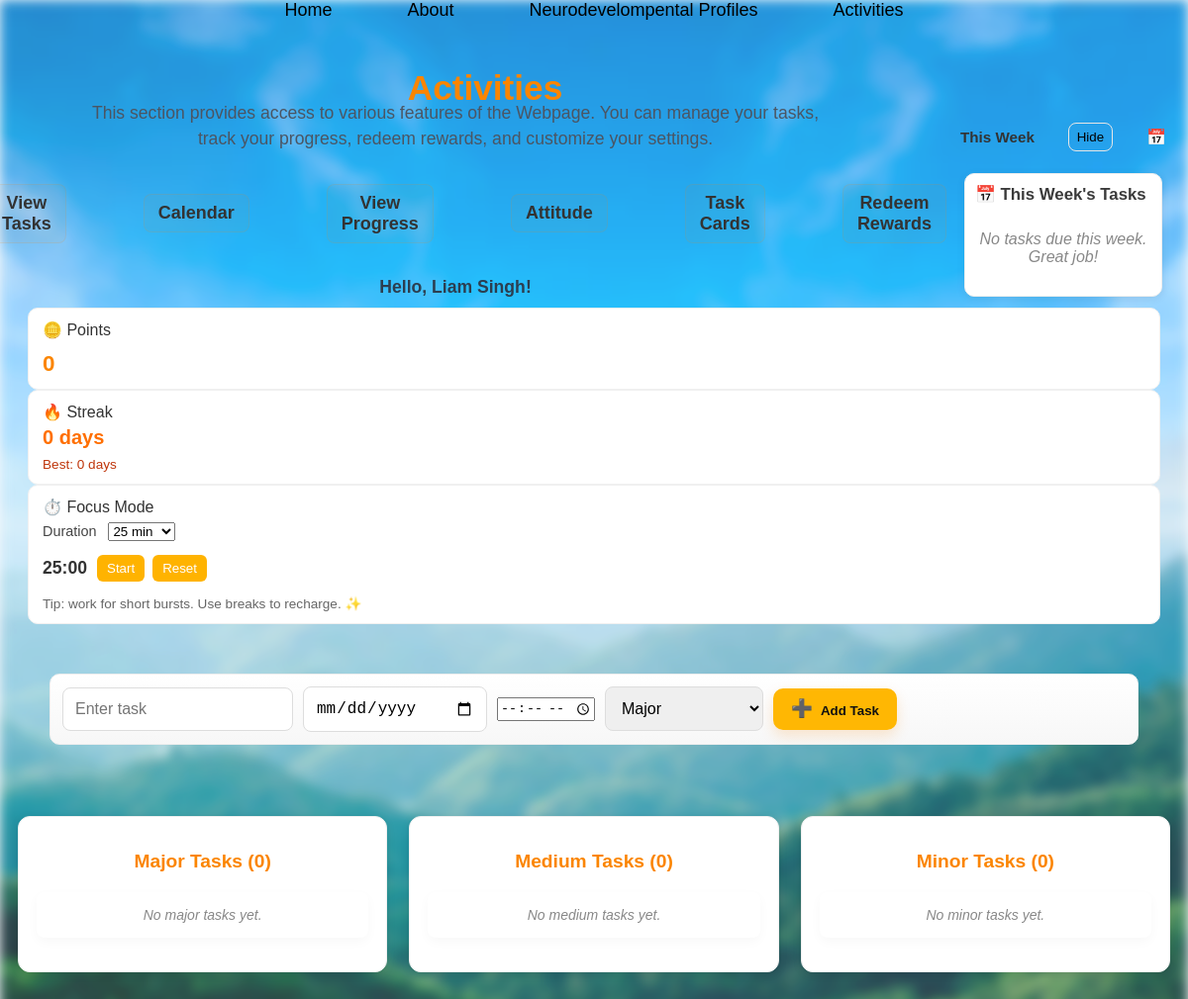
The page /activities (signed in) on the database as committed earlier.
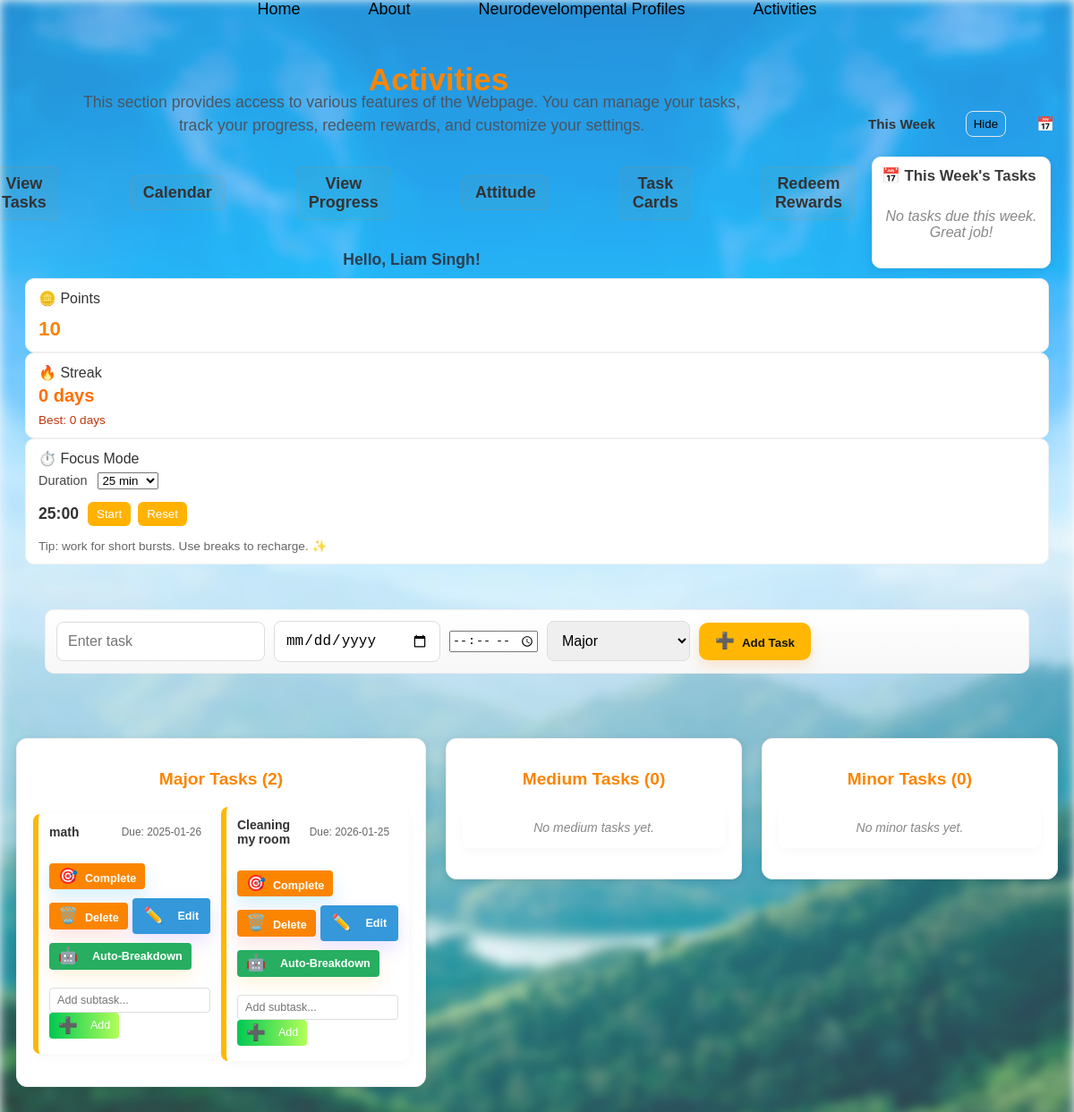
The same page on the database as committed later.
### tables this page shows
CREATE TABLE users (
            id INTEGER PRIMARY KEY AUTOINCREMENT,
            username TEXT UNIQUE,
            password TEXT
        , points INTEGER DEFAULT 0);

CREATE TABLE tasks (
            id INTEGER PRIMARY KEY AUTOINCREMENT,
            name TEXT NOT NULL,
            date TEXT,
            importance TEXT NOT NULL,
            user TEXT
        , completed INTEGER DEFAULT 0, completed_at TEXT);

### app.py (the view)
@app.route("/activities")
def activities():
    tasks = get_tasks_grouped()
    calendar_tasks = get_calendar_tasks()
    username = session.get('user') if session else None
    is_parent = False
    if username:
        conn = get_db_conn()
        c = conn.cursor()
        try:
            c.execute("SELECT role FROM users WHERE username = ?", (username,))
            row = c.fetchone()
            if row and ('role' in row.keys() and row['role'] == 'parent'):
                is_parent = True
        finally:
            conn.close()
    upcoming_tasks = get_upcoming_tasks(username, days=7) if username else []
    upcoming_all_14 = get_upcoming_tasks(username, days=14) if username else []
    today = datetime.datetime.now().date()
    upcoming_tasks_next = [t for t in upcoming_all_14 if t.get('date') and datetime.datetime.fromisoformat(t['date']).date() > (today + datetime.timedelta(days=7))]
    points = 0
    streak = {'current': 0, 'longest': 0}
    if username:
        conn = get_db_conn()
        c = conn.cursor()
        c.execute("SELECT points FROM users WHERE username = ?", (username,))
        row = c.fetchone()
        if row:
            points = row['points']
        conn.close()
        streak = get_user_streak(username)
    return render_template("activities.html", tasks=tasks, calendar_tasks=calendar_tasks, username=username, points=points, upcoming_tasks=upcoming_tasks, upcoming_tasks_next=upcoming_tasks_next, streak=streak, today=datetime.datetime.now(), timedelta=datetime.timedelta, is_parent=is_parent)

### app.py (called while the page is built)
def get_db_conn():
    conn = sqlite3.connect(DB_PATH)
    conn.row_factory = sqlite3.Row
    return conn

def get_calendar_tasks():
    conn = get_db_conn()
    c = conn.cursor()
    c.execute("SELECT id, name, date, time, importance FROM tasks WHERE completed = 0 OR completed IS NULL ORDER BY date")
    rows = c.fetchall()
    conn.close()
    tasks_by_date = {}
    for r in rows:
        date = r['date']
        if date not in tasks_by_date:
            tasks_by_date[date] = []
        tasks_by_date[date].append({
            'id': r['id'],
            'name': r['name'],
            'importance': r['importance'],
            'time': r['time'] if 'time' in r.keys() else None
        })
    return tasks_by_date

def get_user_streak(username):
    conn = get_db_conn()
    c = conn.cursor()
    c.execute("SELECT current_streak, longest_streak FROM streaks WHERE username = ?", (username,))
    row = c.fetchone()
    conn.close()
    if not row:
        return {'current': 0, 'longest': 0}
    return {
        'current': row['current_streak'] or 0,
        'longest': row['longest_streak'] or 0
    }

### templates/activities.html (shortened to what the changed rows need)
<!DOCTYPE html>
<html lang="en">
<head>
  <link rel="stylesheet" href="{{ url_for('static', filename='activitiesstyle.css') }}">
  <link rel="stylesheet" href="{{ url_for('static', filename='calendar.css') }}">
  <link rel="stylesheet" href="{{ url_for('static', filename='activities_adaptive.css') }}">
<body>
  <div class="page-content">
  <div class="front">
    <div class="front-header">
      <div class="front-header-left">
        <h1>Activities</h1>
        <p class="description">
          This section provides access to various features of the Webpage.
          You can manage your tasks, track your progress, redeem rewards, and customize your settings.
        </p>
        <ul class="Tabs">
          <li><a href="{{ url_for('view_tasks') }}">View Tasks</a></li>
          <li><a href="{{ url_for('calendar') }}">Calendar</a></li>
          <li><a href="{{ url_for('progress') }}">View Progress</a></li>
          <li><a href="{{ url_for('attitude') }}">Attitude</a></li>
          <li><a href="{{ url_for('child_task_cards') }}">Task Cards</a></li>
          <li><a href="{{ url_for('redeem') }}">Redeem Rewards</a></li>
          <li><a href="{{ url_for('settings') }}">Settings</a></li>
        </ul>
        <h2 id="greeting">Hello, {{ username }}!</h2>
      </div>
    </div>
    <div class="corner-stats collapsed" id="cornerStats" aria-hidden="false">
      <div class="corner-stats-content collapsible" id="cornerStatsContent">
        <div class="top-panel points">
          <div class="panel-title">🪙 Points</div>
          <div class="points-value" id="pointsCount">{{ points }}</div>
        </div>
      </div>
    </div>
  </div>
  <div class="activities-container">
  <div class="activities-main">
  <div class="task-sections">
    <div class="task-section">
      <h2>Major Tasks <span class="task-count">({{ tasks['Major']|length }})</span></h2>
      <ul>
        {% for task in tasks['Major'] %}
        <li>
          <div class="task-header">
            <span class="task-name">{{ task.name }}</span>
            <span class="task-date">{% if task.date %}Due: {{ task.date }}{% if task.time %} at {{ task.time }}{% endif %}{% else %}No due date{% endif %}</span>
          </div>
          <div class="task-actions">
            <form action="{{ url_for('complete_task', importance='Major', task_index=loop.index0) }}" method="post" onsubmit="handleCompletion(event, 'Major')">
              <button type="submit" class="btn-complete" aria-label="Complete task"><span class="btn-icon">🎯</span><span class="btn-text">Complete</span></button>
            </form>
            <form action="{{ url_for('delete_task', importance='Major', task_index=loop.index0) }}" method="post">
              <button type="submit" class="btn-delete" aria-label="Delete task"><span class="btn-icon">🗑️</span><span class="btn-text">Delete</span></button>
            </form>
            <button type="button" class="edit-btn" data-task='{{ {"id": task.id, "name": task.name, "date": task.date, "time": task.time, "importance": "Major"}|tojson }}' onclick="openEditModalFromButton(this)"><span class="btn-icon">✏️</span><span class="btn-text">Edit</span></button>
            <form action="{{ url_for('auto_breakdown_task_route', parent_task_id=task.id) }}" method="post">
              <button type="submit" class="auto-breakdown-btn" aria-label="Auto breakdown"><span class="btn-icon">🤖</span><span class="btn-text">Auto-Breakdown</span></button>
            </form>
          </div>
          <form action="{{ url_for('add_subtask', parent_task_id=task.id) }}" method="post" class="add-subtask-form">
            <input type="text" name="subtask_name" placeholder="Add subtask..." required />
            <button type="submit" class="btn-add-subtask" aria-label="Add subtask"><span class="btn-icon">➕</span><span class="btn-text">Add</span></button>
          </form>
        </li>
        {% else %}
        <li class="empty">No major tasks yet.</li>
        {% endfor %}
      </ul>
    </div>
    <div class="task-section">
      <h2>Medium Tasks <span class="task-count">({{ tasks['Medium']|length }})</span></h2>
    </div>
    <div class="task-section">
      <h2>Minor Tasks <span class="task-count">({{ tasks['Minor']|length }})</span></h2>
    </div>
  </div>
  </div>
  </div>
</body>
</html>

Rows that differ between the two databases and show on the page:
no longer on this page (row edited): users: username "Liam Singh"
added tasks: name "math", date "2025-01-26"
added tasks: name "Cleaning my room", date "2026-01-25"
Other text that changed with them:
{{ username }}: (not shown) → "Liam Singh"
{{ points }}: "0" → "10"
{{ tasks['Major']|length }}: "0" → "2"
text no longer shown: "No major tasks yet."
